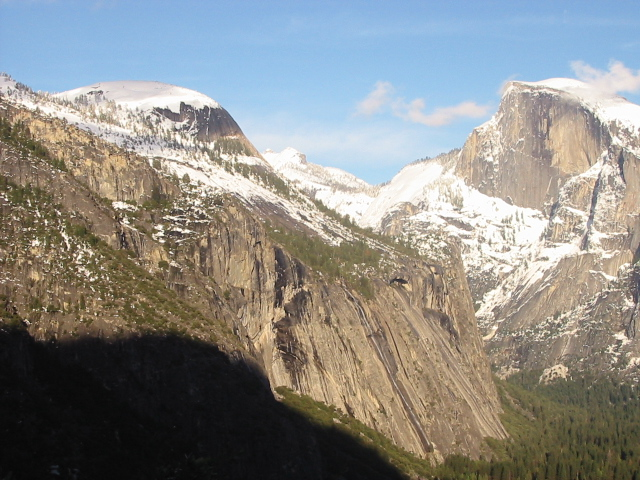
#> input picture practica2/imagenes/Yosemite1.jpg, 640 x 480 px
$ python p2.py
#> lines starting #> are read from the running program, lines starting #| are printed output that depends on the picture
#> call 2 of leeImagen, with filename = './imagenes/Yosemite2.jpg', flagColor = False
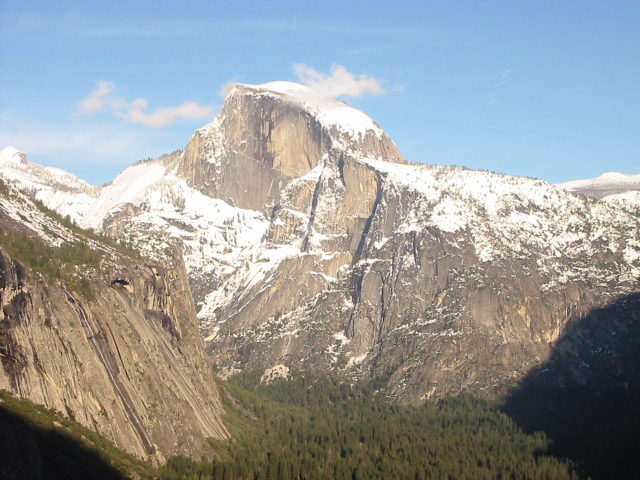
#> input picture practica2/imagenes/Yosemite2.jpg, 640 x 480 px
#> in leeImagen (call 2), `return np.float64(cv.imread(filename, int(flagColor)))`:
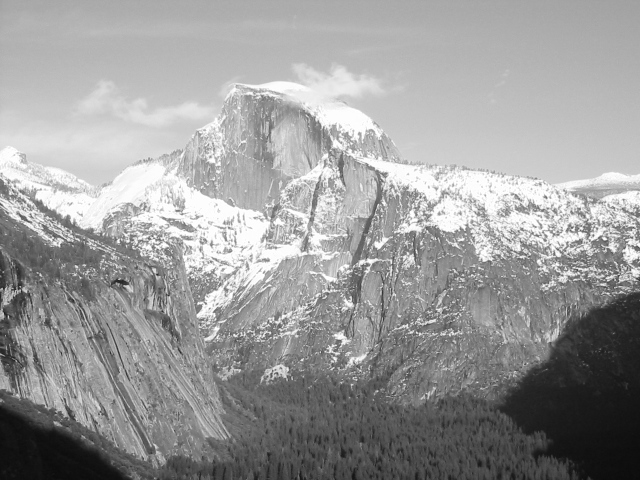
#> returned value: shape (480, 640) float64; min 11, max 255, mean 154.4
#!/usr/bin/env python3
# -*- coding: utf-8 -*-
"""
[CASTELLANO]

    Practica 2: Detección de Puntos Relevantes y Construcción de Panoramas
    Asignatura: Vision por Computador
    Autor: Valentino Lugli (Github: @RhinoBlindado)
    Noviembe 2021

[ENGLISH]

    Practice 2: Detecting Relevant Points and Panorama Construction
    Course: Computer Vision
    Author: Valentino Lugli (Github: @RhinoBlindado)
    November 2021

"""

# LIBRERÍAS

#   Usando Matplotlib para mostrar imágenes
import matplotlib.pyplot as plt
import matplotlib.colors as clr

#   Usando OpenCV para el resto de cosas con imágenes
import cv2 as cv

#   Usando Numpy para cálculos matriciales
import numpy as np

#   Usando Math para funciones matemáticas avanzadas
import math

#   Usando Random para obtener puntos
import random

# FUNCIONES AUXILIARES
# - Provienen de prácticas anteriores.

def normalize(img):
    return (img - np.min(img)) / (np.max(img) - np.min(img))


# [17 lines left out: function Gray2Color, not called in this run]

def leeImagen(filename, flagColor):
    """
    Read an image from file.

    Parameters
    ----------
    filename : String
        Path to a valid image file.
    flagColor : Boolean
        Value indicating to read the image with RGB (True) or Grayscale (False).

    Returns
    -------
    Image (Numpy Array)
        The image

    """
    return np.float64(cv.imread(filename, int(flagColor)))


def pintaI(im, title=None, norm=True):
    """
    Print an arbitrary real number matrix

    Parameters
    ----------
    im : Numpy Array
        Arbitrary number matrix to be normalized and printed.
    title : String, optional
        Title of the image. The default is None.
    norm : Boolean
        If True, normalize the image. Default is True.

    Returns
    -------
    None.

    """

    # Make each image appear on its own window with optional title.
    plt.figure()
    plt.title(title)
    # Check if image is grayscale or RGB
    if len(im.shape) == 2:
        # Colormap it to grey and autonormalize values to between 0 and 1.
        if norm:
            plt.imshow(im, cmap='gray', norm=clr.Normalize())
        else:
            plt.imshow(im, cmap='gray')
    else:
        # Normalize the color channels to between 0 and 1.
        if norm: imAux = (im - np.min(im)) / (np.max(im) - np.min(im))
        # Show the image with the channels flipped since OpenCV reads in BGR and Matplotlib shows in RGB.
        plt.imshow(imAux[:,:,::-1])

    plt.xticks([])
    plt.yticks([])
    plt.show()

# [155 lines left out: functions pintaIM, cambiarColor, pintaIMVentana, gaussian, not called in this run]


def gaussianFirstD(x, sigma):
    return -(x*gaussian(x, sigma))/(pow(sigma, 2))


def gaussianSecondD(x, sigma):
    return (gaussian(x, sigma) * (pow(x, 2) - pow(sigma, 2)))/(pow(sigma, 4))


# [178 lines left out: functions gaussianMask, addPadding, convolveImage, getEuclidDiff, subSample, not called in this run]

def wait():
    input("Pulsa una tecla para continuar")

############### FIN FUNCIONES AUXILIARES

############################## FUNCIONES PARA EJERCICIOS

############### FUNCIONES EJERCICIO 1

# [506 lines left out: functions getSigmaOct, genOctave, isLocalExtrema, getRealSigma, realCoords, getExtrema and 5 more, not called in this run]

############### FIN FUNCIONES BONUS 1-2

############### FUNCIONES EJERCICIO 2

def getKeyPoints_BF(img1, img2):
    """
    Obtener los puntos característicos y descriptor de dos imágenes utilizando
    BruteForce+CrossCheck

    Parameters
    ----------

    img1 : Imagen
        Imagen a la cual encontrar los puntos en correspondencia con img2.
    img2 : Imagen
        Imagen con la cual se encuentran los puntos en correspondencia con img1.
    Returns
    -------

    bfCrossRes : Descriptores de los puntos en correspondencia entre las dos imágenes.
    img1K : Puntos de la imagen 1,
    img2K : Puntos de la imagen 2.

    """
    # Creando el objeto SIFT.
    sift = cv.SIFT_create()

    # Objeto para hacer BruteForce + CrossCheck; para eso se habilita con true en el
    # segundo parámetro y normalización L2 que se recomienda para SIFT.
    bfCross = cv.BFMatcher_create(cv.NORM_L2, True)

    # Obteniendo caracteristicas: keypoints y descriptores en un solo paso.
    #   - Las imágenes tienen que convertirse a uint8, es lo que acepta OpenCV,
    #     sino se queja.
    #   - None es para indicar que no se está utilizando una máscara.

    img1K, img1D = sift.detectAndCompute(img1.astype('uint8'), None)
#> img1K = 2491 keypoints; strongest (x, y, size): (6, 199, 1.9), (78, 246, 2.1), (74, 255, 1.9), (46, 222, 2.2)
    img2K, img2D = sift.detectAndCompute(img2.astype('uint8'), None)
#> img2K = 2327 keypoints; strongest (x, y, size): (604, 239, 2.2), (545, 197, 2.2), (573, 230, 1.9), (118, 241, 2.2)

    # Haciendo el matching de Bruteforce+CrossCheck, se obtiene un objeto
    # con los descriptores de los puntos en correspondencia.
    bfCrossRes = bfCross.match(img1D, img2D)
#> bfCrossRes = 1236 matches

    return bfCrossRes, img1K, img2K


def getKeyPoints_Lowe2NN(img1, img2, p_k=2):
    """
    Obtener los puntos característicos y descriptor de dos imágenes utilizando
    el criterio de Lowe.

    Parameters
    ----------
    img1 : Imagen
        Imagen a la cual encontrar los puntos en correspondencia con img2.
    img2 : Imagen
        Imagen con la cual se encuentran los puntos en correspondencia con img1.
    p_k : Entero, opcional
        Númeeros de vecinos a obtener por punto, por defecto 2.

    Returns
    -------
    bfLoweBest : Descriptores de los puntos en correspondencia entre las dos imágenes.
    img1K : Puntos de la imagen 1,
    img2K : Puntos de la imagen 2.

    """
    # Creando el objeto SIFT.
    sift = cv.SIFT_create()

    # Objeto para hacer Promedio de Lowe-2nn, sin CrossCheck (por defecto)
    bfLowe2nn = cv.BFMatcher_create(cv.NORM_L2)

    # Obteniendo caracteristicas: keypoints y descriptores en un solo paso.
    #   - Las imágenes tienen que convertirse a uint8, es lo que acepta OpenCV,
    #     sino se queja.
    #   - None es para indicar que no se está utilizando una máscara.

    img1K, img1D = sift.detectAndCompute(img1.astype('uint8'), None)
    img2K, img2D = sift.detectAndCompute(img2.astype('uint8'), None)

    # Haciendo matching, un punto con k-vecinos cercanos; k=2 (por defecto)
    loweMatch = bfLowe2nn.knnMatch(img1D, img2D, k=p_k)

    bfLoweBest = []

    # Se descartan los puntos ambiguos según el criterio de Lowe, es decir,
    # si la proporción del primer punto es menor que 0.8 * el segundo,
    # se determina que es un punto no ambiguo y se acepta.
    for i, j in loweMatch:
        if i.distance < 0.8*j.distance:
            # Se guarda en un vector porque sino drawMatchesKnn se queja.
            bfLoweBest.append([i])

    return bfLoweBest, img1K, img2K

############### FIN FUNCIONES EJERCICIO 2

############### FUNCIONES EJERCICIO 3

def genSimplePanorama(center, left, right, canvas):
    """
    Generar un panorama dadas 3 imágenes que se solapen horizontalmente

    Parameters
    ----------
    center : Imagen
        Imagen central del panorama.
    left : Imagen
        Imagen a la izquierda del panorama.
    right : Imagen
        Imagen a la derecha del panorama.
    canvas : Imagen, preferiblemente de solo negro.
        Imagen donde poner el panorama.

    Returns
    -------
    canvas : Imagen
        Imagen conteniendo el panormaa.

    """
    # Obtener el descriptor y los puntos entre la imagen izquierda y la central.
    leftCenter, k1, k2 = getKeyPoints_Lowe2NN(left, center)
    # Ídem con la derecha y la central.
    centerRight, kl1, kl2 = getKeyPoints_Lowe2NN(right, center)

    # Separar del objeto los descriptores de los puntos de "fuente" y "destino".
    # - Fuente: Los puntos de la imagen izquierda o derecha.
    # - Destino: Los puntos del centro
    srcLeft = np.float32([ k1[m[0].queryIdx].pt for m in leftCenter ]).reshape(-1,1,2)
    dstLeft = np.float32([ k2[m[0].trainIdx].pt for m in leftCenter ]).reshape(-1,1,2)

    srcRight = np.float32([ kl1[m[0].queryIdx].pt for m in centerRight ]).reshape(-1,1,2)
    dstRight = np.float32([ kl2[m[0].trainIdx].pt for m in centerRight ]).reshape(-1,1,2)

    # - Con estos descriptores de puntos, obtener una homografía usando RANSAC como método
    #   de eliminación de outliers.
    # - Se generará una homografía para transformar src* -> dst*, o sea,
    #   para transformar la imagen de la izquierda o derecha a la perspectiva
    #   de la imagen central.

    hLC, mask = cv.findHomography(srcLeft, dstLeft, cv.RANSAC)
    hRC, mask = cv.findHomography(srcRight, dstRight, cv.RANSAC)

    # Se genera una homografía sencilla de traslación entre la imagen central,
    # su centro y el centro de la homografía, esto se realiza por una diferencia
    # de la mitad de sus dimensiones.
    baseHom = np.array([[1, 0, canvas.shape[1]/2 - center.shape[1]/2],
                        [0, 1, canvas.shape[0]/2 - center.shape[0]/2],
                        [0, 0, 1]],
                       dtype=np.float64)

    # - Se pega primero la imagen más a la derecha, se combinan ambas homografías
    #   por el producto punto al hacer el warpPerspective.
    # - El primer warpPerspective se hace sin bordes transparentes, se evita
    #   que salga ruido en el resultado final.
    # - El resto de imágenes si lo utilizan, luego se pega la imagen izquierda.
    # - Por último la imagen central, ya que es la que tiene más calidad por
    #   no haber sido transformada. (Además de moverla al centro del canvas)
    canvas = cv.warpPerspective(right, baseHom.dot(hRC), (canvas.shape[1], canvas.shape[0]), dst=canvas)
    canvas = cv.warpPerspective(left, baseHom.dot(hLC), (canvas.shape[1], canvas.shape[0]), dst=canvas, borderMode=cv.BORDER_TRANSPARENT)
    canvas = cv.warpPerspective(center, baseHom, (canvas.shape[1], canvas.shape[0]), dst=canvas, borderMode=cv.BORDER_TRANSPARENT)

    return canvas

############### FIN FUNCIONES EJERCICIO 3

############### FUNCIONES BONUS 2-1

def getHomography(img1, img2):
    """
    Obtiene una homografía entre dos imágenes.
    Intuición: La transformación para la imagen 1 para estar en la perspectiva
    de la imagen 2.

    Parameters
    ----------
    img1 : Imagen
        Imagen que se quiere transformar a la perspectiva de la otra imagen.
    img2 : Imagen
        Imagen base

    Returns
    -------
    hom : Matriz 3x3
        Homografía para transformar la imagen 1 a la perspectiva de la imagen 2.

    """
    # En esencia, es lo que se realizó en el Ejercicio 3 pero en una función
    # para no repetir tanto código.

    # Obtener puntos, y los descriptores entre puntos en correspondencia.
    pairs, k1, k2 = getKeyPoints_Lowe2NN(img1, img2)

    # Separar los descriptores
    src = np.float32([ k1[m[0].queryIdx].pt for m in pairs ]).reshape(-1,1,2)
    dst = np.float32([ k2[m[0].trainIdx].pt for m in pairs ]).reshape(-1,1,2)

    # Calcular la homografía para ir de img1 -> img2
    hom, mask = cv.findHomography(src, dst, cv.RANSAC)

    return hom

def genPanoramaFlat(center, left, right, canvas):
    """
    Función para calcular un panorama plano

    Parameters
    ----------
    center : Imagen
        Imagen central del panorama.
    left : Lista de imágenes
        Lista de imágenes a la izquierda de la imagen central.
        Ordenadas de mayor a menor distancia con la imagen central.
    right : Lista de imágenes
        Lista de imágenes a la derecha de la imagen central.
        Ordenadas de mayor a menor distancia con la imagen central.
    canvas : Imagen
        Imagen donde irá la proyección.

    Returns
    -------
    canvas : Imagen
        Imagen conteniendo la proyección.

    """

    # Obteniendo la homografía para trasladar la imagen central al centro del
    # canvas.
    center2canvas = np.array([[1, 0, canvas.shape[1]/2 - center.shape[1]/2],
                    [0, 1, canvas.shape[0]/2 - center.shape[0]/2],
                    [0, 0, 1]],
                   dtype=np.float64)

    # Declarando las listas que contendrán las homografías.
    leftHs = []
    rightHs = []

    # Obteniendo la homografía de la imagen directamente a la izquierda de
    # la imagen central.
    hom = getHomography(left[0], center)
    # - Se obtiene de una vez la transformación completa para ir al canvas.
    # - Este valor será util en pocos momentos.
    prev = center2canvas.dot(hom)
    # Se guarda en la lista.
    leftHs.append(prev)

    # Para el resto de imágenes a la izquierda...
    for i in range(1, len(left)):
        #... se obtiene la homografía entre la imagen actual y la siguiente
        # más a la izquierda,
        hom = getHomography(left[i], left[i-1])
        # Se almacena en prev la transformación completa de una imagen dada
        # para llevarla al canvas y que encaje, gracias a las propiedades
        # de la homografía.
        prev = prev.dot(hom)
        # Se almacena en la lista las transformaciones que necesita la imagen
        # actual.
        leftHs.append(prev)

    # Ídem con las imágenes a la derecha.
    hom = getHomography(right[0], center)
    prev = center2canvas.dot(hom)
    rightHs.append(prev)

    for i in range(1, len(right)):
        hom = getHomography(right[i], right[i-1])

        prev = prev.dot(hom)
        rightHs.append(prev)

    # Por comodidad, se invierten las listas: ahora las imágenes más alejadas
    # y por lo tanto, las que han sufrido mayores transformaciones están de
    # primero.
    left.reverse()
    leftHs.reverse()

    # Esto es útil para pegar primero estas imágenes al canvas, así las
    # siguientes imágenes con menos transformaciones y por lo tanto,
    # mejor calidad podrán estar encima y mejorar la calidad en general del
    # panorama

    # - Se comienza pegando la imagen más a la izquierda, ha sido una decisión
    # arbitraria: es lo mismo si fuera sido la imagen más a la derecha.
    # - Nuevamente esta primera sin bordes transparentes.
    canvas = cv.warpPerspective(left[0], leftHs[0], (canvas.shape[1], canvas.shape[0]), dst=canvas)

    # Por cada imagen que resta que están a la derecha, irlas pegando del mismo modo.
    for i in range(1, len(left)): cv.warpPerspective(left[i], leftHs[i], (canvas.shape[1], canvas.shape[0]), dst=canvas, borderMode=cv.BORDER_TRANSPARENT)

    # Ídem con las imágenes a la derecha.
    right.reverse()
    rightHs.reverse()

    for i in range(0, len(right)): cv.warpPerspective(right[i], rightHs[i], (canvas.shape[1], canvas.shape[0]), dst=canvas, borderMode=cv.BORDER_TRANSPARENT)

    # Se pega finalmente la imagen central y se devuelve el panorama.
    canvas =  cv.warpPerspective(center, center2canvas, (canvas.shape[1], canvas.shape[0]), dst=canvas, borderMode=cv.BORDER_TRANSPARENT)

    return canvas

############### FIN FUNCIONES BONUS 2-1

############################## IMPLEMENTACION EJERCICIOS

#%% EJERCICIO 2
###############

print("Ejercicio 2 ejecutándose...")
#  "Con cada dos de las imágenes de Yosemite con solapamiento detectar y
#   extraer los descriptores SIFT de OpenCV, usando para ello la función
#   cv2.detectAndCompute()..."

yose1 = leeImagen("./imagenes/Yosemite1.jpg", False)
yose2 = leeImagen("./imagenes/Yosemite2.jpg", False)

print("- Calculando los puntos y descriptores.")

bfCrossRes, yose1Keys, yose2Keys = getKeyPoints_BF(yose1, yose2)
#> bfCrossRes = 1236 matches; yose1Keys has the same summary as img1K in getKeyPoints_BF; yose2Keys has the same summary as img2K in getKeyPoints_BF
bfLoweBest, a, b = getKeyPoints_Lowe2NN(yose1, yose2)
#> in getKeyPoints_Lowe2NN, `loweMatch = bfLowe2nn.knnMatch(img1D, img2D, k=p_k)`: loweMatch = 2491 matches
#> after the loop in getKeyPoints_Lowe2NN, `for i, j in loweMatch:`: bfLoweBest = 947 matches
#> bfLoweBest = 947 matches; a has the same summary as img1K in getKeyPoints_BF; b has the same summary as img2K in getKeyPoints_BF

#   "... mostrar ambas imágenes en un mismo canvas y pintar líneas de diferentes
#   colores entre las coordenadas de los puntos en correspondencias. Mostrar
#   en cada caso un máximo de 100 elegidas aleatoriamente."

# Obtener 100 puntos aleatorios (o si hay menos de 100 solo esos puntos)
crossPoints = random.sample(bfCrossRes, min(100, len(bfCrossRes)))
#> crossPoints = 100 matches
lowePoints = random.sample(bfLoweBest, min(100, len(bfLoweBest)))
#> lowePoints = 100 matches

# Obteniendo las líneas de colores entre cada imagen dado los keypoints y descriptores.
# -Flags = 2 indica que
bfCrossRes = cv.drawMatches(yose1.astype('uint8'), yose1Keys, yose2.astype('uint8'), yose2Keys, crossPoints, None, flags=2)
bfLoweRes = cv.drawMatchesKnn(yose1.astype('uint8'), a, yose2.astype('uint8'), b, lowePoints, None, flags=2)

print("- Pintando las imágenes")

# Pintar las imágenes.
pintaI(bfCrossRes, "SIFT: Bruteforce + CrossCheck")
pintaI(bfLoweRes, "SIFT: Lowe-Average-2NN")

print("...Ejercicio 2 finalizado\n")


#%% EJERCICIO 3
###############

print("Ejercicio 3 ejecutándose...")
# Cargando las imágenes...
left = leeImagen("./imagenes/IMG_20211030_110413_S.jpg", True)
#> call 3 of leeImagen, with filename = './imagenes/IMG_20211030_110413_S.jpg', flagColor = True
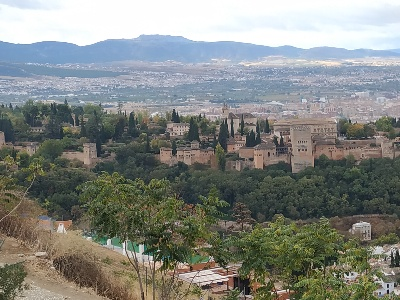
#> input picture practica2/imagenes/IMG_20211030_110413_S.jpg, 400 x 300 px
center = leeImagen("./imagenes/IMG_20211030_110415_S.jpg", True)
#> call 4 of leeImagen, with filename = './imagenes/IMG_20211030_110415_S.jpg', flagColor = True
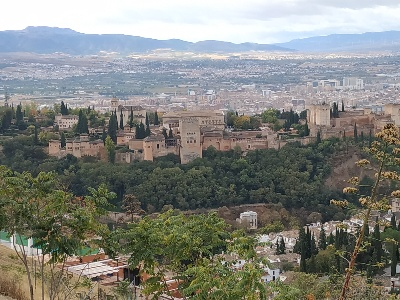
#> input picture practica2/imagenes/IMG_20211030_110415_S.jpg, 400 x 300 px
right = leeImagen("./imagenes/IMG_20211030_110417_S.jpg", True)
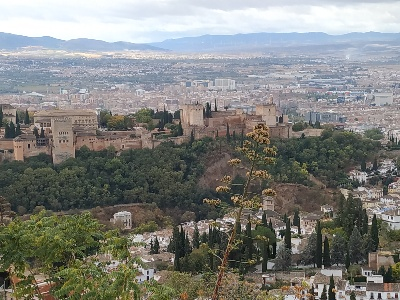
#> input picture practica2/imagenes/IMG_20211030_110417_S.jpg, 400 x 300 px

# Generando el canvas, fue determinado por prueba y error.
canvas = np.zeros((400, 700))

# Llamando a la función que genera directamente el panorama.
simplePanorama = genSimplePanorama(center, left, right, canvas)
#> in getKeyPoints_Lowe2NN (call 2), `img1K, img1D = sift.detectAndCompute(img1.astype('uint8'), None)`: img1K = 794 keypoints; strongest (x, y, size): (222, 283, 2.4), (375, 277, 2.5), (397, 252, 2), (141, 247, 4)
#> in getKeyPoints_Lowe2NN (call 2), `img2K, img2D = sift.detectAndCompute(img2.astype('uint8'), None)`: img2K = 935 keypoints; strongest (x, y, size): (348, 231, 2.2), (389, 219, 2.2), (40, 251, 2.6), (223, 262, 2.3)
#> in getKeyPoints_Lowe2NN (call 2), `loweMatch = bfLowe2nn.knnMatch(img1D, img2D, k=p_k)`: loweMatch = 794 matches
#> after the loop in getKeyPoints_Lowe2NN (call 2), `for i, j in loweMatch:`: bfLoweBest = 222 matches
#> in genSimplePanorama, `leftCenter, k1, k2 = getKeyPoints_Lowe2NN(left, center)`: k1 has the same summary as img1K in getKeyPoints_Lowe2NN; k2 has the same summary as img2K in getKeyPoints_Lowe2NN
#> call 3 of getKeyPoints_Lowe2NN, with p_k = 2
#> in getKeyPoints_Lowe2NN (call 3), `img1K, img1D = sift.detectAndCompute(img1.astype('uint8'), None)`: img1K = 943 keypoints; strongest (x, y, size): (221, 229, 1.9), (370, 223, 2.3), (260, 217, 2.1), (315, 290, 2.2)
#> in getKeyPoints_Lowe2NN (call 3), `loweMatch = bfLowe2nn.knnMatch(img1D, img2D, k=p_k)`: loweMatch = 943 matches
#> in getKeyPoints_Lowe2NN (call 3), `loweMatch = bfLowe2nn.knnMatch(img1D, img2D, k=p_k)`:
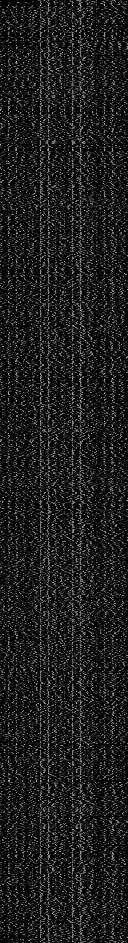
#> img1D: shape (943, 128) float32; min 0, max 232, mean 28.6
#> after the loop in getKeyPoints_Lowe2NN (call 3), `for i, j in loweMatch:`: bfLoweBest = 273 matches
#> in genSimplePanorama, `centerRight, kl1, kl2 = getKeyPoints_Lowe2NN(right, center)`: kl1 has the same summary as img1K in getKeyPoints_Lowe2NN; kl2 has the same summary as img2K in getKeyPoints_Lowe2NN
#> in genSimplePanorama, `srcLeft = np.float32([ k1[m[0].queryIdx].pt for m in leftCenter ]).res..`: srcLeft = 222 rows, first 8: [25.44, 274.1], [74.01, 219.7], [79.36, 200.6], [81.71, 101.9], [83.44, 35.67], [95.78, 112.6], [100.9, 238.2], [122.6, 280.4]
#> in genSimplePanorama, `dstLeft = np.float32([ k2[m[0].trainIdx].pt for m in leftCenter ]).res..`: dstLeft = 222 rows, first 8: [291.6, 111.5], [54.66, 255.2], [251.1, 197], [251.9, 109.9], [99.91, 32.33], [278.2, 111.9], [237.5, 147.4], [10.93, 273.9]
#> in genSimplePanorama, `srcRight = np.float32([ kl1[m[0].queryIdx].pt for m in centerRight ])...`: srcRight = 273 rows, first 8: [5.94, 160.6], [7.05, 222.8], [7.92, 284.1], [10.71, 115.1], [10.71, 115.1], [11.07, 150.9], [11.11, 107.2], [11.5, 122.6]
#> in genSimplePanorama, `dstRight = np.float32([ kl2[m[0].trainIdx].pt for m in centerRight ])...`: dstRight = 273 rows, first 8: [136.3, 160.5], [137.1, 220.6], [137.7, 281.9], [140.7, 116.1], [140.7, 116.1], [140.6, 150.9], [140.6, 108.3], [141.4, 123.8]
#> in genSimplePanorama, `hLC, mask = cv.findHomography(srcLeft, dstLeft, cv.RANSAC)`: hLC = [[1.07, 0.00463, -121.2], [0.0189, 1.04, -11.84], [0.000181, 6.37e-06, 1]]; mask = 222 values, max 1 at index 7, min 0 at index 0, mean 0.941
#> in genSimplePanorama, `hRC, mask = cv.findHomography(srcRight, dstRight, cv.RANSAC)`: hRC = [[0.918, -0.00235, 130.7], [-0.0279, 0.971, 4.42], [-0.000196, -3.66e-07, 1]]; mask = 273 values, max 1 at index 0, min 0 at index 23, mean 0.963

print("Pintando el panorama...")
# Pintando.
pintaI(simplePanorama)
print("...Ejercicio 3 finalizado\n")


#%% BONUS 2-1
###############

print("Bonus 2-1 ejecutándose...")
# Cargando todas las imágenes.
center = leeImagen("./imagenes/IMG_20211030_110420_S.jpg", True)
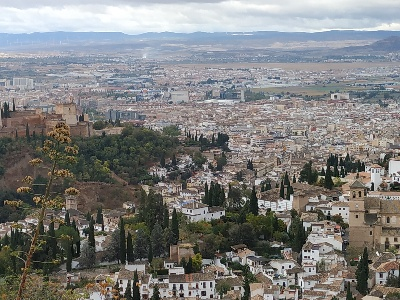
#> input picture practica2/imagenes/IMG_20211030_110420_S.jpg, 400 x 300 px

left = [leeImagen("./imagenes/IMG_20211030_110418_S.jpg", True),
        leeImagen("./imagenes/IMG_20211030_110417_S.jpg", True),
        leeImagen("./imagenes/IMG_20211030_110415_S.jpg", True),
        leeImagen("./imagenes/IMG_20211030_110413_S.jpg", True),
        leeImagen("./imagenes/IMG_20211030_110410_S.jpg", True)]

right = [leeImagen("./imagenes/IMG_20211030_110421_S.jpg", True),
         leeImagen("./imagenes/IMG_20211030_110425_S.jpg", True),
         leeImagen("./imagenes/IMG_20211030_110426_S.jpg", True),
         leeImagen("./imagenes/IMG_20211030_110428_S.jpg", True),
         leeImagen("./imagenes/IMG_20211030_110431_S.jpg", True),
         leeImagen("./imagenes/IMG_20211030_110433_S.jpg", True),
         leeImagen("./imagenes/IMG_20211030_110434_S.jpg", True),
         leeImagen("./imagenes/IMG_20211030_110436_S.jpg", True)]
#> right = [nan, nan, nan, nan, nan, nan, nan, nan]

# Generando el canvas, determinado por prueba y error nuevamente.
canvas = np.zeros((700, 2500))

# Utilizando otra función para sacar el panorama de todas las imágenes.
panorama = genPanoramaFlat(center, left, right, canvas)
#> (the run stopped early here; a loop or call above may not have finished)
